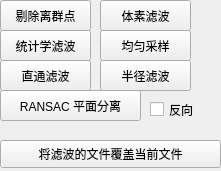
         <widget class="QWidget" name="page">
          <property name="geometry">
           <rect>
            <x>0</x>
            <y>0</y>
            <width>221</width>
            <height>171</height>
           </rect>
          </property>
          <attribute name="label">
           <string>滤波</string>
          </attribute>
          <widget class="QPushButton" name="butF_ClearInfinity">
           <property name="geometry">
            <rect>
             <x>0</x>
             <y>0</y>
             <width>91</width>
             <height>31</height>
            </rect>
           </property>
           <property name="text">
            <string>剔除离群点</string>
           </property>
          </widget>
          <widget class="QPushButton" name="butF_StatF">
           <property name="geometry">
            <rect>
             <x>0</x>
             <y>30</y>
             <width>91</width>
             <height>31</height>
            </rect>
           </property>
           <property name="text">
            <string>统计学滤波</string>
           </property>
          </widget>
          <widget class="QPushButton" name="butF_Passthrough">
           <property name="geometry">
            <rect>
             <x>0</x>
             <y>60</y>
             <width>91</width>
             <height>31</height>
            </rect>
           </property>
           <property name="text">
            <string>直通滤波</string>
           </property>
          </widget>
          <widget class="QPushButton" name="butF_OverwriteUI">
           <property name="geometry">
            <rect>
             <x>0</x>
             <y>140</y>
             <width>221</width>
             <height>28</height>
            </rect>
           </property>
           <property name="text">
            <string>将滤波的文件覆盖当前文件</string>
           </property>
          </widget>
          <widget class="QPushButton" name="butF_RANSAC">
           <property name="geometry">
            <rect>
             <x>0</x>
             <y>90</y>
             <width>141</width>
             <height>31</height>
            </rect>
           </property>
           <property name="text">
            <string>RANSAC 平面分离</string>
           </property>
          </widget>
          <widget class="QCheckBox" name="checkBox_NNegative">
           <property name="geometry">
            <rect>
             <x>150</x>
             <y>100</y>
             <width>91</width>
             <height>19</height>
            </rect>
           </property>
           <property name="text">
            <string>反向</string>
           </property>
          </widget>
          <widget class="QPushButton" name="butF_Voxel">
           <property name="geometry">
            <rect>
             <x>100</x>
             <y>0</y>
             <width>91</width>
             <height>31</height>
            </rect>
           </property>
           <property name="text">
            <string>体素滤波</string>
           </property>
          </widget>
          <widget class="QPushButton" name="butF_UniSampling">
           <property name="geometry">
            <rect>
             <x>100</x>
             <y>30</y>
             <width>91</width>
             <height>31</height>
            </rect>
           </property>
           <property name="text">
            <string>均匀采样</string>
           </property>
          </widget>
          <widget class="QPushButton" name="butF_RadiusRemoval">
           <property name="geometry">
            <rect>
             <x>100</x>
             <y>60</y>
             <width>91</width>
             <height>31</height>
            </rect>
           </property>
           <property name="text">
            <string>半径滤波</string>
           </property>
          </widget>
         </widget>
